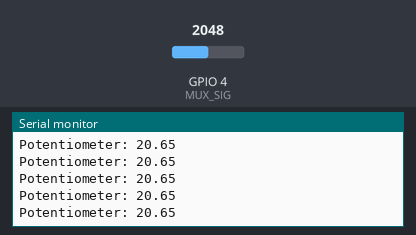
Bench run of a sketch on a simulated ESP32. On the bench: the last lines printed to the serial monitor. The test bench sets the inputs (shaded band); at power-on: GPIO 4 (MUX_SIG) = 2048.

Above: at 2.2 s.
2.3 s: GPIO 4 (MUX_SIG) set to 2866
At 2.32 s:
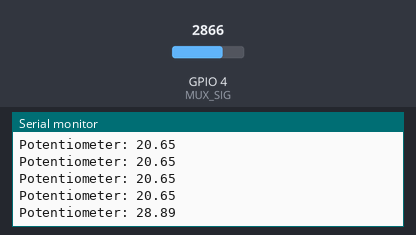
3.8 s: GPIO 4 (MUX_SIG) set to 3603
At 3.83 s:
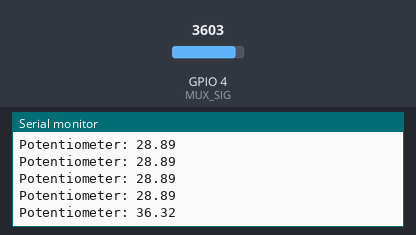
Timing chart, 0 to 6.8 s (numbered marks = the images above; inputs shaded):
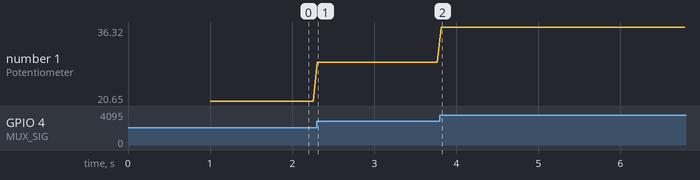

Measured:
- after the input at 2.3 s, the serial monitor: prints a new line at once (image 1)
- after the input at 3.8 s, the serial monitor: prints a new line at once (image 2)
- plotted number 1: 20.65 → 28.89 after the input at 2.3 s, 28.89 → 36.32 after the input at 3.8 s

The sketch:

mux_test.ino
```cpp
// bibliotecas

#include <SPI.h>
#include <LoRa.h>
#include <Wire.h>
#include <TinyGPS++.h>
#include <HardwareSerial.h>
#include <Adafruit_ADS1015.h>

// General defines

#define BAUD 2000000  // BAUD serial rate

// Mux defines

#define S0 32 //MUX control pins
#define S1 13
#define S2 14
#define S3 0
#define MUX_EN 33 //MUX pin to turn on and off
#define MUX_SIG 4 //MUX input Pin

//Conversion Ratios (Voltage Divider)

float DT1_RATIO = 19.333333333f;
float DT2_RATIO = 4.970588235f;
float DT3_RATIO = 28.5f;
float DT4_RATIO = 1.564102564f;

int MUX_CH[16][4] = {(0,0,0,0), //Channel 0
                     (1,0,0,0), //Channel 1
                     (0,1,0,0), //Channel 2
                     (1,1,0,0), //Channel 3
                     (0,0,1,0), //Channel 4
                     (1,0,1,0), //Channel 5
                     (0,1,1,0), //Channel 6
                     (1,1,1,0), //Channel 7
                     (0,0,0,1), //Channel 8
                     (1,0,0,1), //Channel 9
                     (0,1,0,1), //Channel 10
                     (1,1,0,1), //Channel 11
                     (0,0,1,1), //Channel 12
                     (1,0,1,1), //Channel 13
                     (0,1,1,1), //Channel 14
                     (1,1,1,1)}; //Channel 15


// Functions

void SetMuxChannel(int ChannelOrder[]){
  digitalWrite(S0, ChannelOrder[0]);
  digitalWrite(S1, ChannelOrder[1]);
  digitalWrite(S2, ChannelOrder[2]);
  digitalWrite(S3, ChannelOrder[3]);
}

float PotentiometerRead(){
  SetMuxChannel(MUX_CH[4]);
  float readVoltage = (analogRead(MUX_SIG) * 3.3) / 1024;  //if analog read == 1024, it is reading 3.3V, so convert the reading from bits to Voltage

  return readVoltage * DT4_RATIO * 2; //Multiply by the ratio of the voltage divider to find the true voltage value
}

char CSV_Separator(){
  return (' ; ');
}


void setup()
{
    //pinMode(PIN_POTENCIOMETER, INPUT);
  //MUX pins
  Serial.begin(BAUD);
  Serial.println("Test code for the multiplexer");
  pinMode(S0, OUTPUT);
  pinMode(S1, OUTPUT);
  pinMode(S2, OUTPUT);
  pinMode(S3, OUTPUT);
  pinMode(MUX_EN, OUTPUT);
  pinMode(MUX_SIG, INPUT);

  digitalWrite(S0, LOW);
  digitalWrite(S1, LOW);
  digitalWrite(S2, LOW);
  digitalWrite(S3, LOW);
  digitalWrite(MUX_EN,LOW);
  delay(1000);
}

void loop()
{

  Serial.print("Potentiometer: ");
  Serial.println(PotentiometerRead());


  delay(50);
}
```
